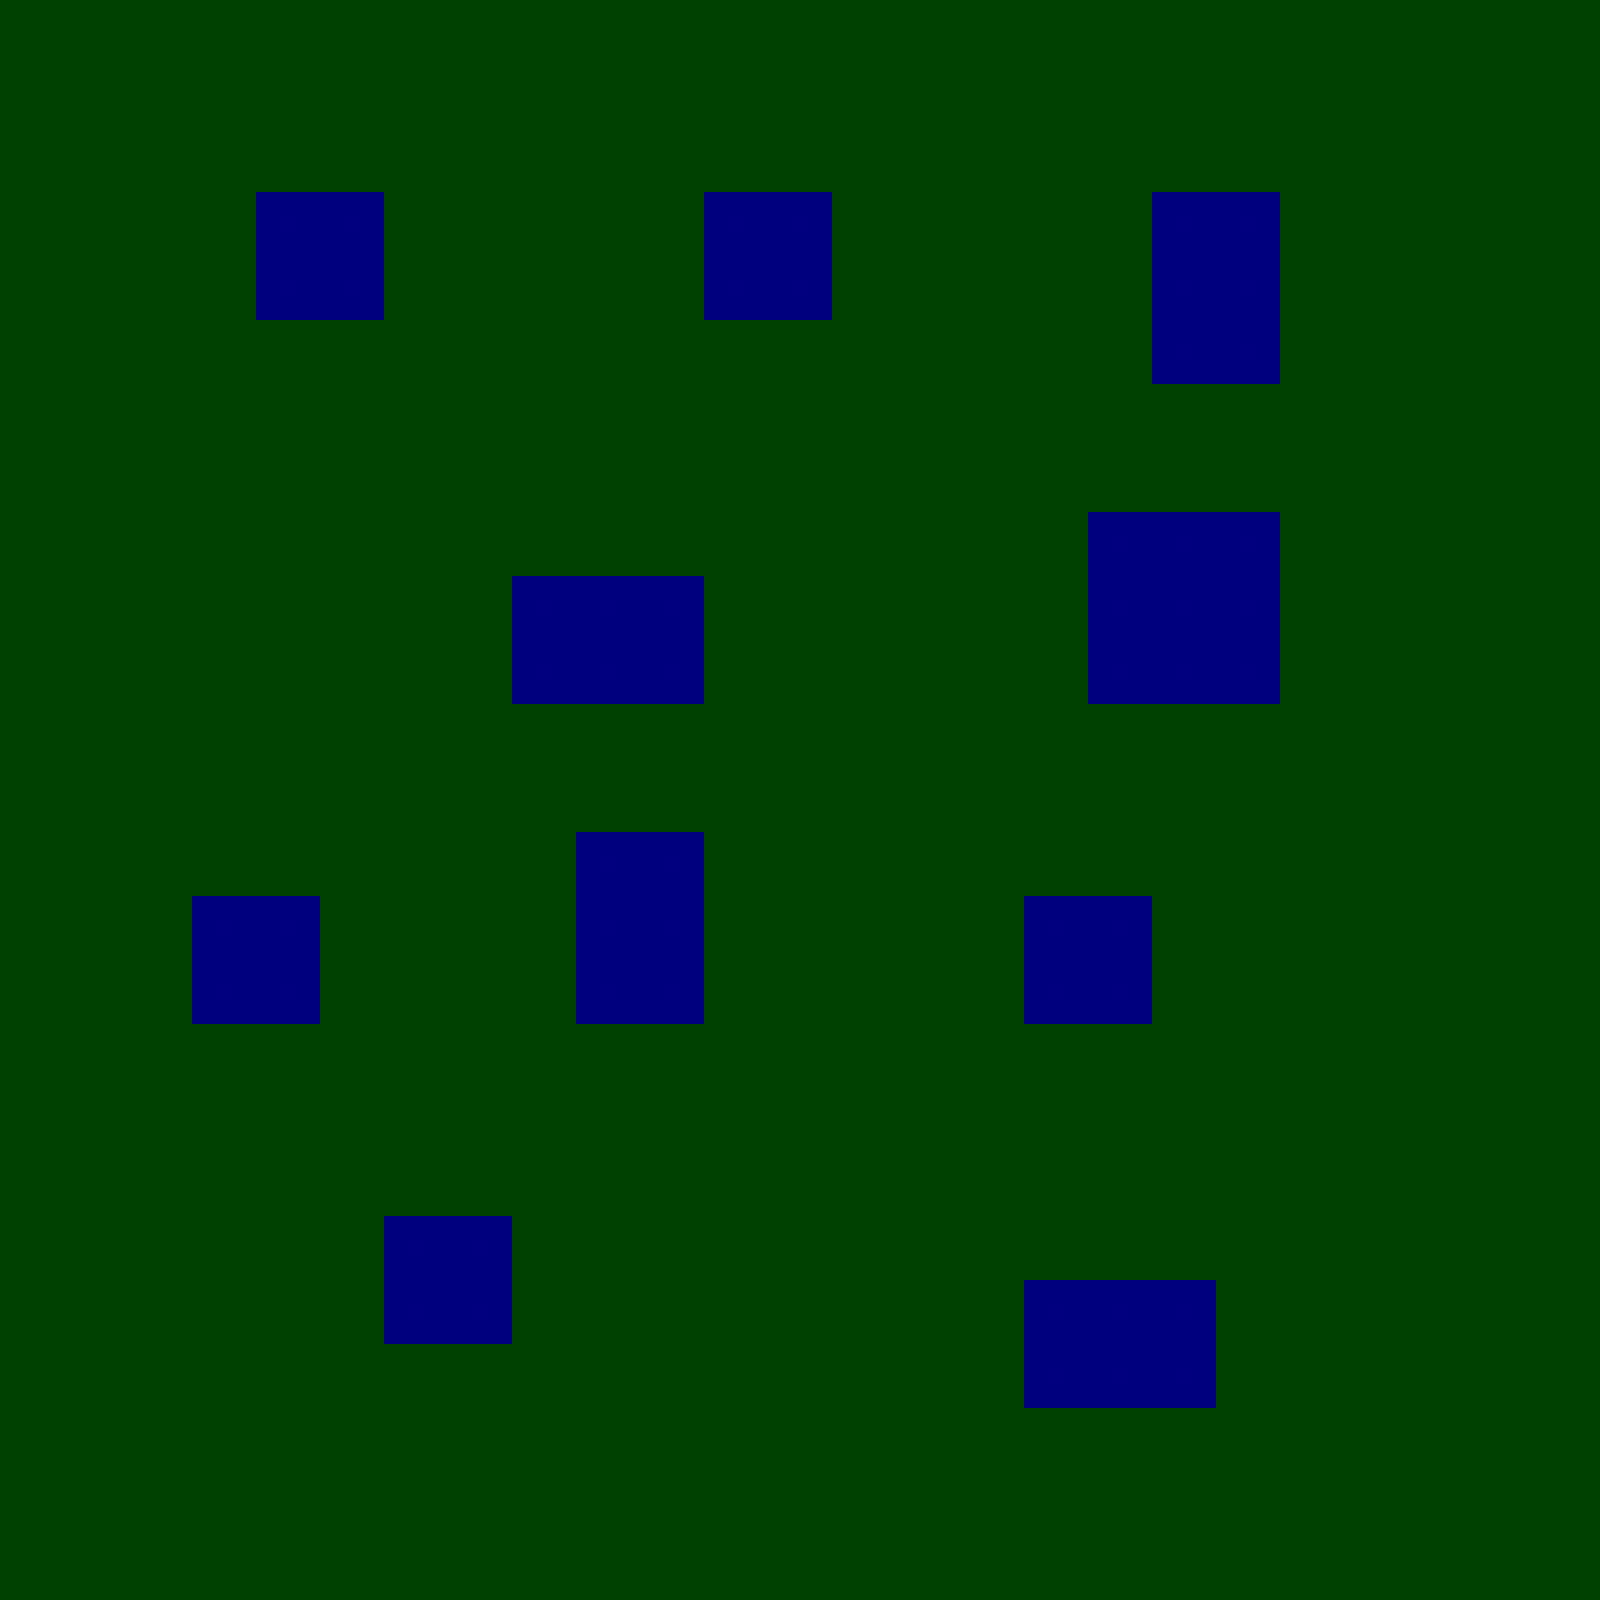

This is a level from a 2D game, rendered from its Tiled map with the project's own tilesets. A one-line summary and the map file follow, with tile-layer data summarised:
An orthogonal 25x25 tile map with 64x64 px tiles, 2 tile layers (Collisions, City), 3 tilesets.

<map version="1.0" orientation="orthogonal" width="25" height="25" tilewidth="64" tileheight="64">
 <tileset firstgid="1" name="collide" tilewidth="64" tileheight="64">
  <image source="red2.png" width="64" height="64" />
  <tile id="0">
   <properties>
    <property name="blocked" value="true" />
   </properties>
  </tile>
 </tileset>
 <tileset firstgid="2" name="Buildings" tilewidth="64" tileheight="64">
  <image source="blue2.png" width="64" height="64" />
 </tileset>
 <tileset firstgid="3" name="roads" tilewidth="64" tileheight="64">
  <image source="green2.png" width="64" height="64" />
 </tileset>
 <layer name="Collisions" width="25" height="25" opacity="0.35">
  <data>[625 cells, 149 non-empty, 1 distinct tile ids]</data>
 </layer>
 <layer name="City" width="25" height="25">
  <data>[625 cells, 625 non-empty, 2 distinct tile ids]</data>
 </layer>
</map>
